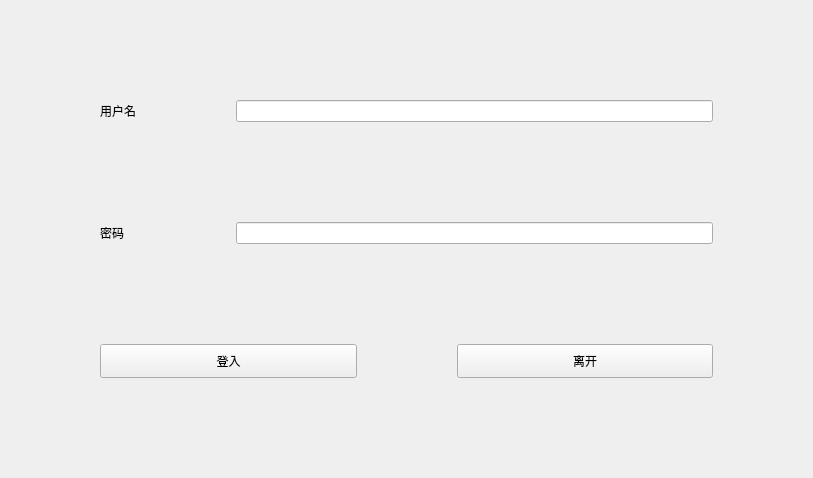
<?xml version="1.0" encoding="UTF-8"?>
<ui version="4.0">
 <class>Login</class>
 <widget class="QWidget" name="Login">
  <property name="geometry">
   <rect>
    <x>0</x>
    <y>0</y>
    <width>813</width>
    <height>478</height>
   </rect>
  </property>
  <property name="windowTitle">
   <string>Form</string>
  </property>
  <property name="styleSheet">
   <string notr="true">#Login
{
	border-image: url(H:/studio/image/BackgroundImage.png);
}</string>
  </property>
  <layout class="QVBoxLayout" name="verticalLayout">
   <property name="spacing">
    <number>100</number>
   </property>
   <property name="leftMargin">
    <number>100</number>
   </property>
   <property name="topMargin">
    <number>100</number>
   </property>
   <property name="rightMargin">
    <number>100</number>
   </property>
   <property name="bottomMargin">
    <number>100</number>
   </property>
   <item>
    <layout class="QGridLayout" name="gridLayout">
     <item row="0" column="0">
      <widget class="QLabel" name="label">
       <property name="text">
        <string>用户名</string>
       </property>
      </widget>
     </item>
     <item row="0" column="1">
      <widget class="QLineEdit" name="user"/>
     </item>
     <item row="2" column="1">
      <widget class="QLineEdit" name="passwd">
       <property name="echoMode">
        <enum>QLineEdit::Password</enum>
       </property>
      </widget>
     </item>
     <item row="2" column="0">
      <widget class="QLabel" name="labelPasswd">
       <property name="text">
        <string>密码</string>
       </property>
      </widget>
     </item>
    </layout>
   </item>
   <item>
    <layout class="QHBoxLayout" name="horizontalLayout">
     <item>
      <widget class="QPushButton" name="login">
       <property name="sizePolicy">
        <sizepolicy hsizetype="Minimum" vsizetype="Minimum">
         <horstretch>0</horstretch>
         <verstretch>0</verstretch>
        </sizepolicy>
       </property>
       <property name="text">
        <string>登入</string>
       </property>
      </widget>
     </item>
     <item>
      <widget class="QPushButton" name="quit">
       <property name="sizePolicy">
        <sizepolicy hsizetype="Minimum" vsizetype="Minimum">
         <horstretch>0</horstretch>
         <verstretch>0</verstretch>
        </sizepolicy>
       </property>
       <property name="text">
        <string>离开</string>
       </property>
      </widget>
     </item>
    </layout>
   </item>
  </layout>
 </widget>
 <resources/>
 <connections/>
</ui>
